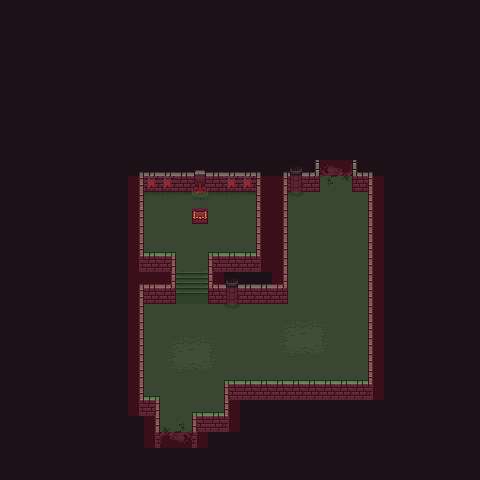

A 2D game scene composited from a Tiled map and its tileset images. What follows is a short description and the map's XML, with each tile layer's data collapsed to a summary:
An orthogonal 30x30 tile map with 16x16 px tiles, 7 tile layers (bg, floor, fg, props, ...), 3 tilesets and 4 objects (s, n).

<map version="1.5" tiledversion="1.7.0" orientation="orthogonal" renderorder="right-down" width="30" height="30" tilewidth="16" tileheight="16" infinite="0" nextlayerid="13" nextobjectid="6">
 <tileset firstgid="1" source="0x72_16x16DungeonTileset_walls.v1.tsx" />
 <tileset firstgid="257" source="0x72_16x16DungeonTileset.v4.tsx" />
 <tileset firstgid="513" source="NavigationTileSet.tsx" />
 <layer id="1" name="bg" width="30" height="30">
  <data>[900 cells, 900 non-empty, 1 distinct tile ids]</data>
 </layer>
 <layer id="3" name="floor" width="30" height="30">
  <data>[900 cells, 164 non-empty, 1 distinct tile ids]</data>
 </layer>
 <layer id="2" name="fg" width="30" height="30">
  <data>[900 cells, 118 non-empty, 20 distinct tile ids]</data>
 </layer>
 <layer id="7" name="props" width="30" height="30">
  <data>[900 cells, 49 non-empty, 28 distinct tile ids]</data>
 </layer>
 <layer id="12" name="treasure" width="30" height="30">
  <data>[900 cells, 1 non-empty, 1 distinct tile ids]</data>
 </layer>
 <layer id="6" name="exits" width="30" height="30">
  <data>[900 cells, 8 non-empty, 8 distinct tile ids]</data>
 </layer>
 <objectgroup id="8" name="Collisions">
  <object id="1" x="192" y="448">
   <polygon points="0,0 0,-36 32,-36 32,-68 176,-68 176.25,-262.875 160.25,-262.875 160,-288 128,-288 128.25,-262.875 112.25,-262.875 108.25,-258.875 100.25,-258.875 96.25,-262.875 95.875,-151.25 47.875,-151.25 43.875,-147.25 35.875,-147.25 31.875,-151.25 15.875,-151.25 16,-196 64,-196 64.1875,-263.5 16.1875,-263.5 12.1875,-259.5 4.1875,-259.5 0.1875,-263.5 -47.8125,-263.5 -48,-196 -16,-196 -16.125,-151.25 -48.125,-151.25 -48,-52 -32,-52 -32,0" />
  </object>
  <object id="5" x="192" y="216">
   <polygon points="0,0 16,0 16,-8 0,-8" />
  </object>
 </objectgroup>
 <objectgroup id="10" name="Void" />
 <objectgroup id="9" name="Gates">
  <object id="3" name="s" x="160" y="448">
   <polygon points="0,0 0,-16 32,-16 32,0" />
  </object>
  <object id="4" name="n" x="320" y="160">
   <polygon points="0,0 0,16 32,16 32,0" />
  </object>
 </objectgroup>
 <layer id="11" name="navigation" width="30" height="30" opacity="0.14">
  <data>[900 cells, 240 non-empty, 2 distinct tile ids]</data>
 </layer>
</map>
